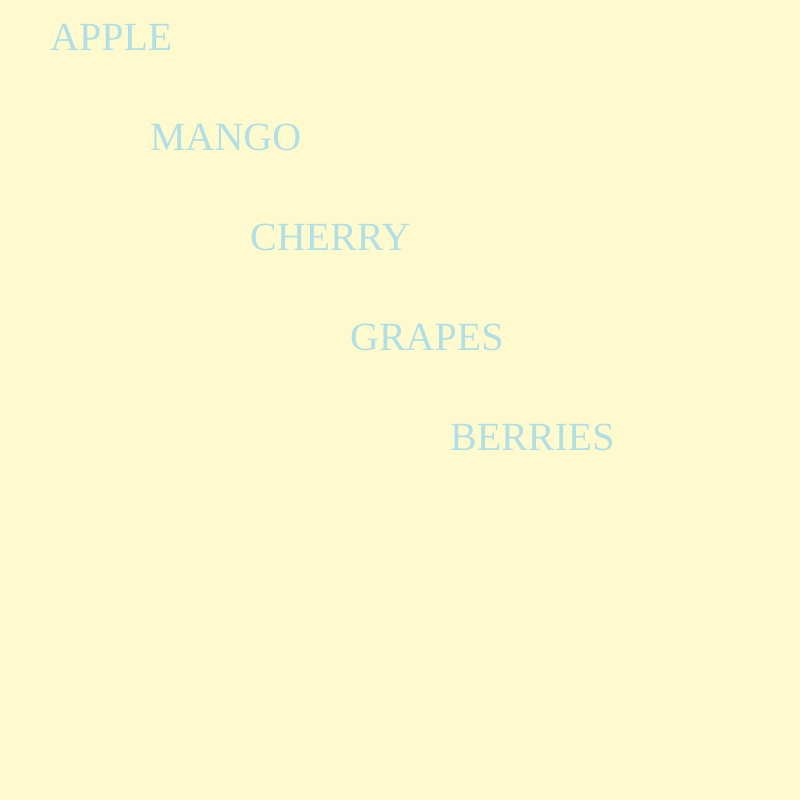
Frame 1 (no input)
Frame 60 (no input): identical to frame 1, image omitted
Frame 120 (the mouse pressed at the canvas centre since frame 60): identical to frame 1, image omitted

The p5.js sketch that drew this single still picture (run headless with seeded random() and noise() and a simulated clock; from frame 60 on, the mouse is pressed at the canvas centre):

// p5.js sketch
// ── sketch.js
//ref prof dawn
//mod sadaf
var fruits=['APPLE','MANGO','CHERRY','GRAPES','BERRIES'];
function setup() {
  createCanvas(800,800);
  background('lemonchiffon');
  for(i=0;i<5;i++){
    strokeWeight(2);
    fill('powderblue');
    textSize(40);
    textFont("Georgia");
    text(fruits[i],i*100+50,i*100+50);//displays text in fruits array
  }
   
}
//nothing to be drawn
function draw() {
   
}
